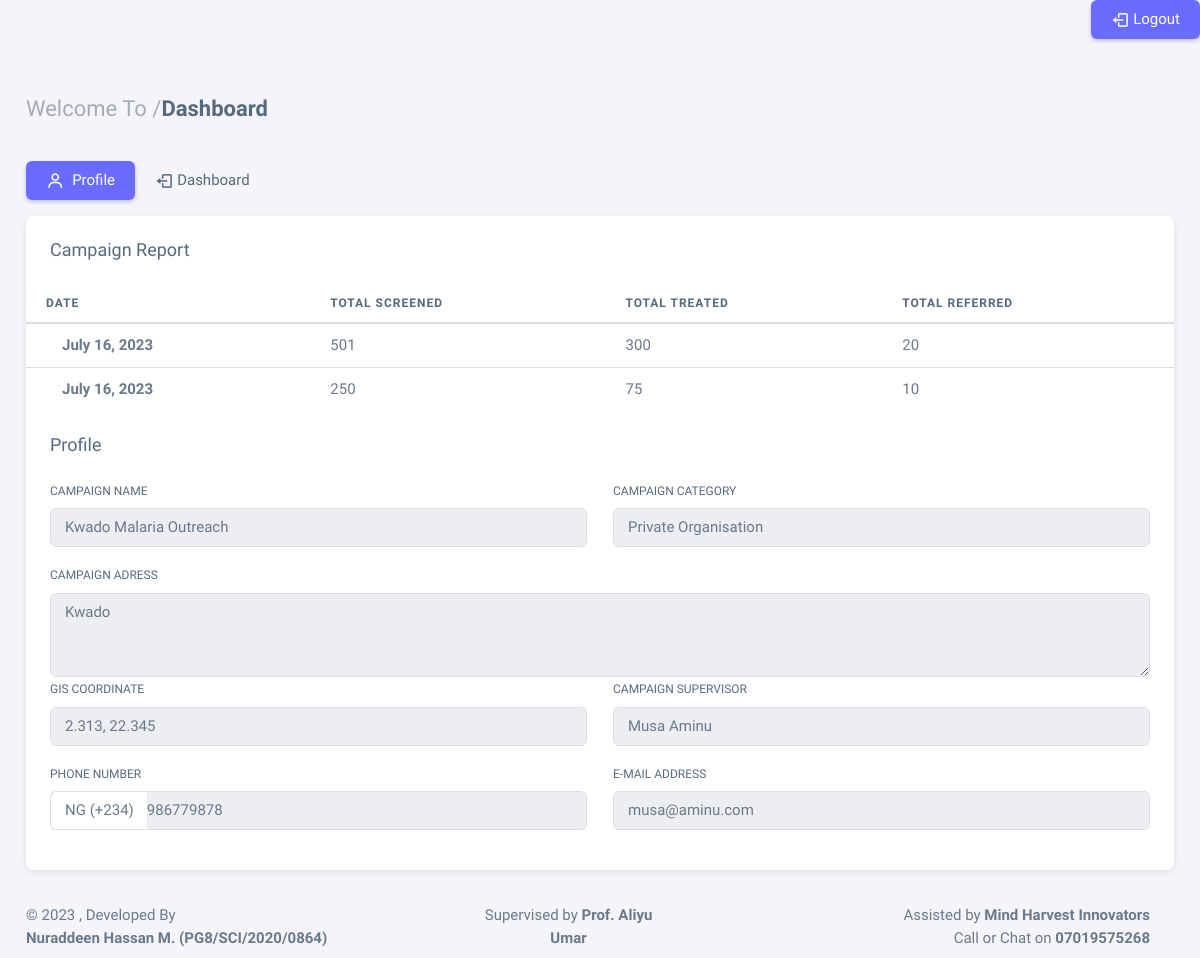
The app's page /camp-info/1/, older data.
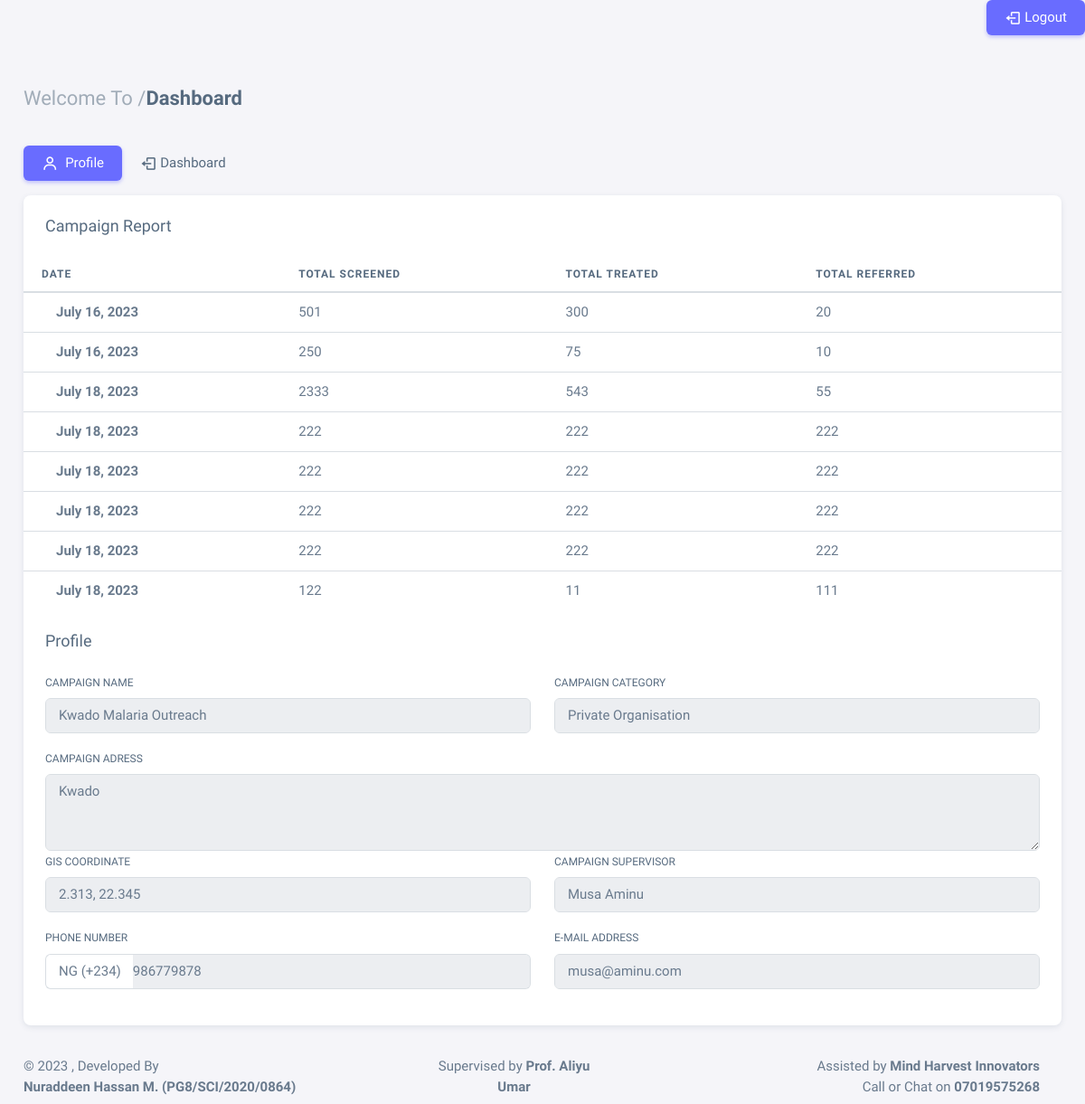
The same page, newer data.
### app/models.py (models this page shows, shortened)
class CampReport(models.Model):
    user = models.ForeignKey(User, on_delete=models.CASCADE)
    campaign_id = models.ForeignKey(Campaign, on_delete=models.CASCADE)
    screened = models.IntegerField()
    treated = models.IntegerField()
    referral = models.IntegerField()
    date_created = models.DateField(auto_now_add=True)

class Campaign(models.Model):
    user = models.ForeignKey(User, on_delete=models.CASCADE)
    type = (
        ('Mass Screening', 'Mass Screening'),
        ('Community Camp', 'Community Camp'),
    )
    campaign_type = models.CharField(max_length=50, choices=type)
    select = (
        ('Governmental', 'Governmental'),
        ('Non-Governmental Organisation', 'Non-Governmental Organisation'),
        ('Private Organisation', 'Private Organisation'),
        ('Community Initiative', 'Community Initiative'),
    )
    name = models.CharField(max_length=50)
    station = models.ForeignKey(Station, on_delete=models.CASCADE)
    category = models.CharField(max_length=50, choices=select)
    gis_location = models.CharField(max_length=50)
    address = models.TextField(max_length=200)
    supervisor = models.TextField(max_length=200)
    phone = models.IntegerField()
    email = models.EmailField(max_length=200)
    date_created = models.DateField(auto_now_add=True)

### app/views.py (the view)
# urls.py: path('camp-info/<str:pk>/', views.Campaign_Info, name='camp-info'),
def Campaign_Info(request, pk):
    campaign = get_object_or_404(Campaign, id=pk)
    report = CampReport.objects.filter(campaign_id=campaign)
    context = {
        'campaign': campaign,
        'report': report
    }
    return render(request, 'campaign_info.html', context)

### app/templates/campaign_info.html (shortened to what this page needs)
{% extends 'base.html' %}
{% block content %}
<div class="content-wrapper">
    <div class="container-xxl flex-grow-1 container-p-y">
        <h4 class="fw-semibold py-3 mb-4"><span class="text-muted fw-light">Welcome To /</span>Dashboard</h4>
        <div class="row">
            <div class="col-md-12">
                <ul class="nav nav-pills flex-column flex-md-row mb-3">
                    <li class="nav-item">
                        <a class="nav-link active" href="javascript:void(0);"><i class="bx bx-user me-1"></i>
                            Profile</a>
                    </li>
                    {% if user.User_admin %}
                    <li class="nav-item">
                        <a class="nav-link" href="{% url 'camp-list' %}"><i class="bx bx-log-out"></i>
                            Dashboard</a>
                    </li>
                    {% else %}
                    <li class="nav-item">
                        <a class="nav-link" href="{% url 'sta-camp' %}"><i class="bx bx-log-out"></i>
                            Dashboard</a>
                    </li>
                    {% endif %}
                </ul>
                <div class="card">
                    <h5 class="card-header">Campaign Report</h5>
                    <div class="table-responsive text-nowrap">
                        <table class="table">
                            <thead>
                                <tr>
                                    <th>Date</th>
                                    <th>Total Screened</th>
                                    <th>Total Treated</th>
                                    <th>Total Referred</th>
                                </tr>
                            </thead>
                            <tbody class="table-border-bottom-0">
                                {% for r in report %}
                                <tr>
                                    <td>
                                        <strong>{{r.date_created}}</strong>
                                    </td>
                                    <td>
                                        {{r.screened}}
                                    </td>
                                    <td>
                                        {{r.treated}}
                                    </td>
                                    <td>
                                        {{r.referral}}
                                    </td>
                                    {% endfor %}
                            </tbody>
                        </table>
                    </div>
                    <h5 class="card-header">Profile</h5>
                    <div class="card-body">
                        <div class="row">
                            <div class="mb-3 col-md-6">
                                <label for="AName" class="form-label">campaign Name</label>
                                <input class="form-control" value="{{ campaign.name }}" type="text" id="AName"
                                    name="AName" required readonly />
                            </div>
                            <div class="mb-3 col-md-6">
                                <label for="age" class="form-label">campaign Category</label>
                                <input class="form-control" type="text" name="age" value="{{ campaign.category }}"
                                    id="age" maxlength="2" required readonly />
                            </div>
                            <div class="mb-6 col-md-12">
                                <label for="mdcc" class="form-label">campaign Adress</label>
                                <textarea class="form-control" id="mdcc" rows="3" name="mdcc"
                                    readonly>{{ campaign.address }}</textarea>
                            </div>
                            <div class="mb-3 col-md-6">
                                <label for="address" class="form-label">GIS Coordinate</label>
                                <input class="form-control" type="text" id="address" value="{{ campaign.gis_location }}"
                                    name="address" required readonly />
                            </div>
                            <div class="mb-3 col-md-6">
                                <label for="NName" class="form-label">campaign Supervisor</label>
                                <input type="text" class="form-control" id="NName" value="{{ campaign.supervisor }}"
                                    name="NName" required readonly />
                            </div>
                            <div class="mb-3 col-md-6">
                                <label class="form-label" for="phoneNumber">Phone Number</label>
                                <div class="input-group input-group-merge">
                                    <span class="input-group-text">NG (+234)</span>
                                    <input type="number" id="phoneNumber" name="phoneNumber" class="form-control"
                                        placeholder="07019575268" value="{{ campaign.phone}}" required readonly />
                                </div>
                            </div>
                            <div class="mb-3 col-md-6">
                                <label for="IdNum" class="form-label">E-Mail Address</label>
                                <input type="text" class="form-control" value="{{ campaign.email }}" id="IdNum"
                                    name="IdNum" required readonly />
                            </div>
                        </div>
                    </div>
                </div>
            </div>
        </div>
    </div>
</div>
{% endblock content %}

### app/templates/base.html (shortened to what this page needs)
{% load static %}
<!DOCTYPE html>
<html lang="en">
<head>
  <link rel="stylesheet" href="{% static 'assets/vendor/fonts/boxicons.css' %}" />
  <link rel="stylesheet" href="{% static 'assets/vendor/css/core.css' %}" class="template-customizer-core-css" />
  <link rel="stylesheet" href="{% static 'assets/vendor/css/theme-default.css' %}"
    class="template-customizer-theme-css" />
  <link rel="stylesheet" href="{% static 'assets/css/demo.css' %}" />
  <link rel="stylesheet" href="{% static 'assets/vendor/libs/perfect-scrollbar/perfect-scrollbar.css' %}" />
  <link rel="stylesheet" href="{% static 'assets/vendor/libs/apex-charts/apex-charts.css' %}" />
</head>
<body>
  <ul class="nav nav-pills flex-column flex-md-row mb-3" style="justify-content: right;">
    <li class="nav-item">
      <a class="nav-link active" href="{% url 'logout' %}"><i class="bx bx-log-out"></i>
        Logout</a>
    </li>
  </ul>
  {% block content %}{% endblock%}
  <footer class="content-footer footer bg-footer-theme">
    <div class="container-xxl d-flex justify-content-between py-2">
      <div class="mb-2 mb-md-0 text-start">
          ©
          , Developed By
          <a href="#" target="_blank" class="footer-link fw-bolder">Nuraddeen Hassan M. (PG8/SCI/2020/0864)</a>
      </div>
      <div class="text-center">
          <a href="#" target="_blank" class="footer-link me-4">Supervised by <strong>Prof. Aliyu Umar
              </strong></a>
      </div>
      <div class="text-end">
          <a href="https://mhinnov8.com.ng" target="_blank" class="footer-link me-4">Assisted by <strong>Mind Harvest
              Innovators</strong></a>
          <a href="https://wa.me/+2347019575268" target="_blank" class="footer-link me-4">Call or Chat on
            <strong>07019575268</strong></a>
      </div>
  </div>
  </footer>
</body>
</html>

Row changes from the older to the newer data that the page shows:
added CampReport: date_created "July 18, 2023", screened "2333", treated "543", referral "55"
added CampReport: date_created "July 18, 2023", screened "222", treated "222", referral "222"
added CampReport: date_created "July 18, 2023", screened "222", treated "222", referral "222"
added CampReport: date_created "July 18, 2023", screened "222", treated "222", referral "222"
added CampReport: date_created "July 18, 2023", screened "222", treated "222", referral "222"
added CampReport: date_created "July 18, 2023", screened "122", treated "11", referral "111"
